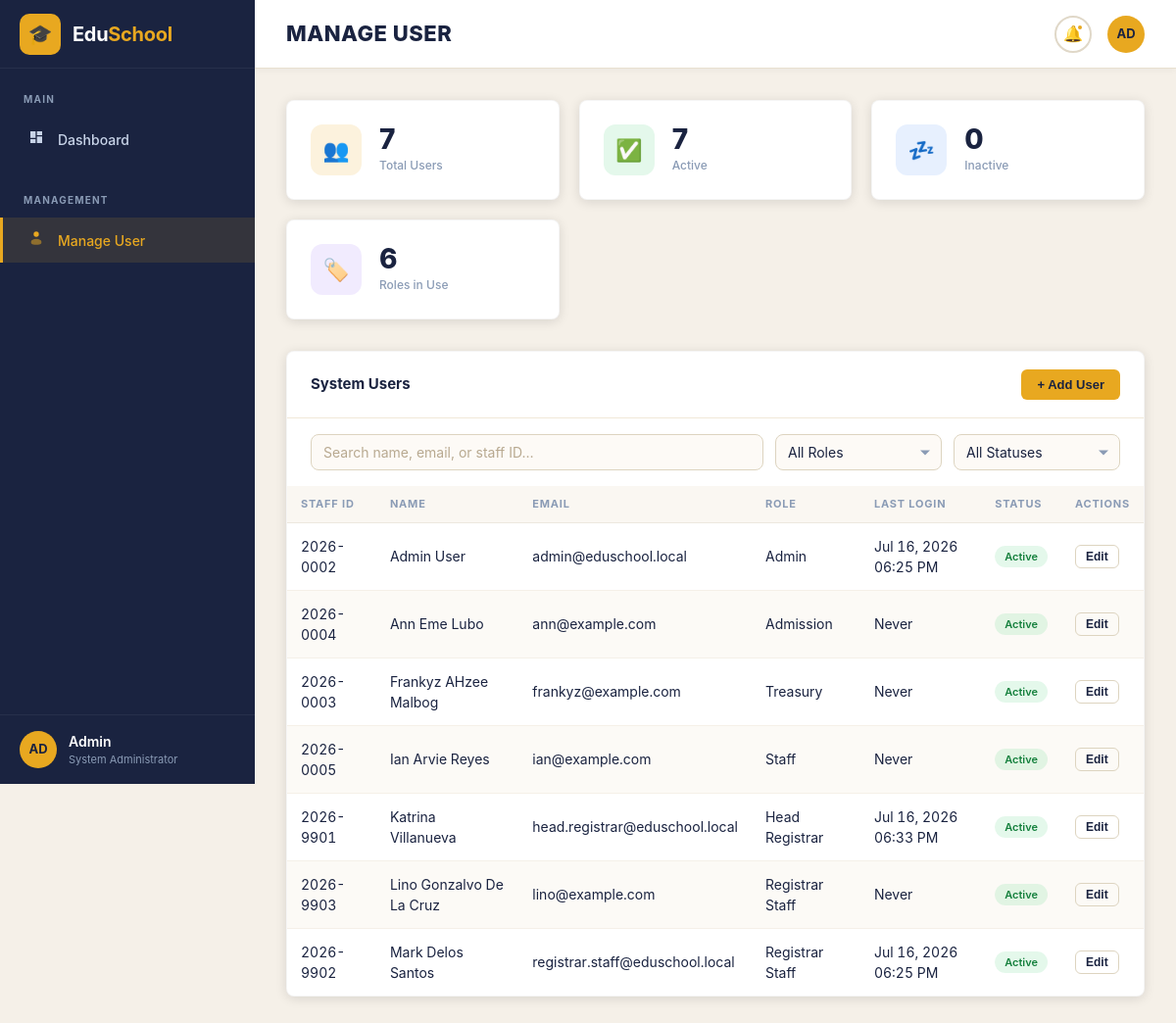
Screenshot of /SIAdrafts/Frontend/View/Admin/manage_user.php (signed in) with the database file from the repository.
### tables this page shows
CREATE TABLE `users` (
  `user_id` int NOT NULL,
  `staff_id` varchar(9) DEFAULT NULL,
  `first_name` varchar(100) NOT NULL,
  `middle_name` varchar(100) DEFAULT NULL,
  `last_name` varchar(100) NOT NULL,
  `email` varchar(255) NOT NULL,
  `phone_number` varchar(20) DEFAULT NULL,
  `username` varchar(50) NOT NULL,
  `password` varchar(255) NOT NULL,
  `role_id` int NOT NULL,
  `status_id` int NOT NULL,
  `created_at` timestamp NOT NULL DEFAULT CURRENT_TIMESTAMP,
  `updated_at` timestamp NOT NULL DEFAULT CURRENT_TIMESTAMP ON UPDATE CURRENT_TIMESTAMP,
  `last_login` datetime DEFAULT NULL
);

CREATE TABLE `roles` (
  `role_id` int NOT NULL,
  `role_name` varchar(50) NOT NULL,
  `created_at` timestamp NOT NULL DEFAULT CURRENT_TIMESTAMP
);

CREATE TABLE `statuses` (
  `status_id` int NOT NULL,
  `status_name` varchar(50) NOT NULL,
  `created_at` timestamp NOT NULL DEFAULT CURRENT_TIMESTAMP
);

### SIAdrafts/Backend/admin/manage_user.php (called while the page is built, shortened)
<?php
$db = new Database();
$conn = $db->connect();
$users = [];
$sql = "
SELECT
    u.user_id,
    u.staff_id,
    u.first_name,
    u.middle_name,
    u.last_name,
    CONCAT(
        u.first_name,
        ' ',
        IFNULL(CONCAT(u.middle_name, ' '), ''),
        u.last_name
    ) AS full_name,
    u.email,
    u.username,
    u.phone_number,
    r.role_name,
    s.status_name,
    u.last_login
FROM users u
INNER JOIN roles r
    ON u.role_id = r.role_id
INNER JOIN statuses s
    ON u.status_id = s.status_id
ORDER BY u.first_name, u.last_name
";
$result = $conn->query($sql);
if ($result) {
    while ($row = $result->fetch_assoc()) {
        $users[] = $row;
    }
}
$userStats = [
    'total'    => count($users),
    'active'   => 0,
    'inactive' => 0,
    'roles'    => [],
];
foreach ($users as $u) {
    $role = $u['role_name'];
    $userStats['roles'][$role] = ($userStats['roles'][$role] ?? 0) + 1;
}

### SIAdrafts/Frontend/View/Admin/manage_user.php (the view, shortened to what this page needs)
<?php
$pageTitle = "MANAGE USER";
$activePage = "manage_user";
require_once __DIR__ . '/../../../Backend/admin/manage_user.php';
include 'Include/header.php';
?>
<div class="app-layout">
    <?php include 'Include/sidebar.php'; ?>
    <main class="page-content">
        <div class="stats-grid">
            <div class="stat-card">
                <div class="stat-icon gold">👥</div>
                <div>
                    <div class="stat-value"><?= $userStats['total']; ?></div>
                    <div class="stat-label">Total Users</div>
                </div>
            </div>
            <div class="stat-card">
                <div class="stat-icon green">✅</div>
                <div>
                    <div class="stat-value"><?= $userStats['active']; ?></div>
                    <div class="stat-label">Active</div>
                </div>
            </div>
            <div class="stat-card">
                <div class="stat-icon blue">💤</div>
                <div>
                    <div class="stat-value"><?= $userStats['inactive']; ?></div>
                    <div class="stat-label">Inactive</div>
                </div>
            </div>
            <div class="stat-card">
                <div class="stat-icon purple">🏷️</div>
                <div>
                    <div class="stat-value"><?= count($userStats['roles']); ?></div>
                    <div class="stat-label">Roles in Use</div>
                </div>
            </div>
        </div>
        <div class="panel">
            <div class="panel-header">
                <span class="panel-title">System Users</span>
                <button class="btn btn-primary" id="openAddUserModal">
                    + Add User
                </button>
            </div>
            <div class="panel-body" style="padding:16px 24px 0;">
                <div class="user-filter-bar">
                    <input type="text" class="form-input" id="userSearch" placeholder="Search name, email, or staff ID…">
                    <div class="select-wrapper">
                        <select class="form-input form-select" id="userRoleFilter">
                            <option value="">All Roles</option>
                        </select>
                    </div>
                    <div class="select-wrapper">
                        <select class="form-input form-select" id="userStatusFilter">
                            <option value="">All Statuses</option>
                        </select>
                    </div>
                </div>
            </div>
            <div class="panel-body" style="padding:0;">
                <table class="data-table" id="userTable">
                    <thead>
                        <tr>
                            <th>Staff ID</th>
                            <th>Name</th>
                            <th>Email</th>
                            <th>Role</th>
                            <th>Last Login</th>
                            <th>Status</th>
                            <th>Actions</th>
                        </tr>
                    </thead>
                    <tbody id="userTableBody">
                    <?php if (!empty($users)): ?>
                        <?php foreach ($users as $row): ?>
                            <?php
                            $status = strtolower($row['status_name']);
                            switch ($status) {
                                case 'active':
                                    $badge = 'success';
                                    break;
                            }
                            ?>
                            <tr data-role="<?= htmlspecialchars($row['role_name']) ?>" data-status="<?= htmlspecialchars($row['status_name']) ?>" data-search="<?= htmlspecialchars(strtolower($row['full_name'] . ' ' . $row['email'] . ' ' . ($row['staff_id'] ?? ''))) ?>">
                                <td><?= htmlspecialchars($row['staff_id'] ?? '—'); ?></td>
                                <td><?= htmlspecialchars($row['full_name']); ?></td>
                                <td><?= htmlspecialchars($row['email']); ?></td>
                                <td><?= htmlspecialchars($row['role_name']); ?></td>
                                <td>
                                    <?= !empty($row['last_login'])
                                        ? date('M d, Y h:i A', strtotime($row['last_login']))
                                        : 'Never'; ?>
                                </td>
                                <td>
                                    <span class="badge badge-<?= $badge; ?>">
                                        <?= htmlspecialchars($row['status_name']); ?>
                                    </span>
                                </td>
                                <td>
                                    <button type="button"
                                       class="btn btn-outline btn-edit-user"
                                       style="padding:4px 10px;font-size:12px"
                                       data-id="<?= htmlspecialchars($row['user_id']); ?>"
                                       data-first_name="<?= htmlspecialchars($row['first_name']); ?>"
                                       data-middle_name="<?= htmlspecialchars($row['middle_name'] ?? ''); ?>"
                                       data-last_name="<?= htmlspecialchars($row['last_name']); ?>"
                                       data-email="<?= htmlspecialchars($row['email']); ?>"
                                       data-username="<?= htmlspecialchars($row['username']); ?>"
                                       data-phone="<?= htmlspecialchars($row['phone_number'] ?? ''); ?>"
                                       data-role="<?= htmlspecialchars($row['role_name']); ?>"
                                       data-status="<?= htmlspecialchars($row['status_name']); ?>">
                                        Edit
                                    </button>
                                </td>
                            </tr>
                        <?php endforeach; ?>
                    <?php endif; ?>
                    </tbody>
                </table>
            </div>
        </div>
    </main>
</div>
<?php include 'Include/footer.php'; ?>

### SIAdrafts/Frontend/View/Admin/Include/header.php (shortened to what this page needs)
<!DOCTYPE html>
<html lang="en">
<head>
  <link rel="stylesheet" href="/SIAdrafts/Frontend/Css/Admin/admin.css" />
  <link rel="stylesheet" href="/SIAdrafts/Frontend/Css/Admin/schedule.css">
  <link rel="stylesheet" href="/SIAdrafts/Frontend/Css/Admin/modal.css">
</head>
<body>

### SIAdrafts/Frontend/View/Admin/Include/sidebar.php (shortened to what this page needs)
<?php
$root = '/SIAdrafts/Frontend/';
?>
<aside class="sidebar">
  <div class="sidebar-brand" id="sidebar-toggle" title="Toggle sidebar">
    <div class="brand-icon">🎓</div>
    <div class="brand-name">Edu<span>School</span></div>
  </div>
  <nav class="nav-section">
    <div class="nav-label">Main</div>
  <a href="<?= $root ?>View/Admin/admin_dashboard.php" class="nav-item<?= ($activePage ?? '') === 'dashboard' ? ' active' : '' ?>" data-page="dashboard">
    <span class="nav-icon">
      <svg xmlns="http://www.w3.org/2000/svg" width="1em" height="1em"
          viewBox="0 0 24 24" fill="currentColor">
        <path d="M0 0h24v24H0z" fill="none"/>
        <path d="M13 9V3h8v6zM3 13V3h8v10zm10 8V11h8v10zM3 21v-6h8v6z"/>
      </svg>
    </span>
    <span class="nav-text">Dashboard</span>
  </a>
  </nav>
  <nav class="nav-section">
    <div class="nav-label">Management</div>
    <a href="<?= $root ?>View/Admin/manage_user.php" class="nav-item<?= ($activePage ?? '') === 'manage_user' ? ' active' : '' ?>" data-page="manage_user">
      <span class="nav-icon">
        <svg xmlns="http://www.w3.org/2000/svg" width="1em" height="1em"
            viewBox="0 0 24 24" fill="currentColor">
          <path d="M0 0h24v24H0z" fill="none"/>
          <circle cx="12" cy="6" r="4" fill="currentColor"/>
          <path fill="currentColor"
                d="M20 17.5c0 2.485 0 4.5-8 4.5s-8-2.015-8-4.5S7.582 13 12 13s8 2.015 8 4.5"
                opacity=".5"/>
        </svg>
      </span>
      <span class="nav-text">Manage User</span>
    </a>
  </nav>
  <div class="sidebar-user">
    <div class="user-avatar">AD</div>
    <div class="user-info">
      <div class="user-name">Admin</div>
      <div class="user-role">System Administrator</div>
    </div>
  </div>
</aside>
<div class="main-content">
  <header class="top-header">
    <h1 class="header-title" id="page-title"><?= $pageTitle ?? '' ?></h1>
    <div class="header-actions">
      <button class="btn-notif">🔔<span class="notif-dot"></span></button>
      <div class="avatar-wrapper" id="avatarWrapper">
        <div class="header-avatar" id="avatarBtn">AD</div>
      </div>
    </div>
  </header>

### SIAdrafts/Frontend/View/Admin/Include/footer.php (shortened to what this page needs)
</body>
</html>

### SIAdrafts/Frontend/Css/Admin/modal.css (style rules this page uses)
.form-input { width: 100%; padding: 9px 12px; border: 1.5px solid #ddd4c0; border-radius: var(--radius); font-size: 14px; color: var(--navy); background: #fdfaf6; outline: none; transition: border-color var(--transition), box-shadow var(--transition); font-family: inherit; }
.form-input::placeholder { color: #b8a990; }
.select-wrapper { position: relative; }
.select-wrapper::after { content: ''; position: absolute; right: 12px; top: 50%; transform: translateY(-50%); border: 5px solid transparent; border-top-color: var(--text-muted); border-bottom: none; pointer-events: none; }
.form-select { appearance: none; -webkit-appearance: none; padding-right: 32px; cursor: pointer; }

### rows the page displays
users: staff "2026-0002", full_name "Admin User", email "admin@eduschool.local", role.role_name "Admin", last_login "Jul 16, 2026 06:25 PM", status.status_name "Active"
users: staff "2026-0004", full_name "Ann Eme Lubo", email "ann@example.com", role.role_name "Admission", shows "Never", status.status_name "Active"
users: staff "2026-0003", full_name "Frankyz AHzee Malbog", email "frankyz@example.com", role.role_name "Treasury", shows "Never", status.status_name "Active"
users: staff "2026-0005", full_name "Ian Arvie Reyes", email "ian@example.com", role.role_name "Staff", shows "Never", status.status_name "Active"
users: staff "2026-9901", full_name "Katrina Villanueva", email "head.registrar@eduschool.local", role.role_name "Head Registrar", last_login "Jul 16, 2026 06:33 PM", status.status_name "Active"
users: staff "2026-9903", full_name "Lino Gonzalvo De La Cruz", email "lino@example.com", role.role_name "Registrar Staff", shows "Never", status.status_name "Active"
users: staff "2026-9902", full_name "Mark Delos Santos", email "registrar.staff@eduschool.local", role.role_name "Registrar Staff", last_login "Jul 16, 2026 06:25 PM", status.status_name "Active"

### other values shown
$pageTitle "MANAGE USER"
$userStats['total'] "7"
$userStats['active'] "7"
$userStats['inactive'] "0"
count($userStats['roles']) "6"
